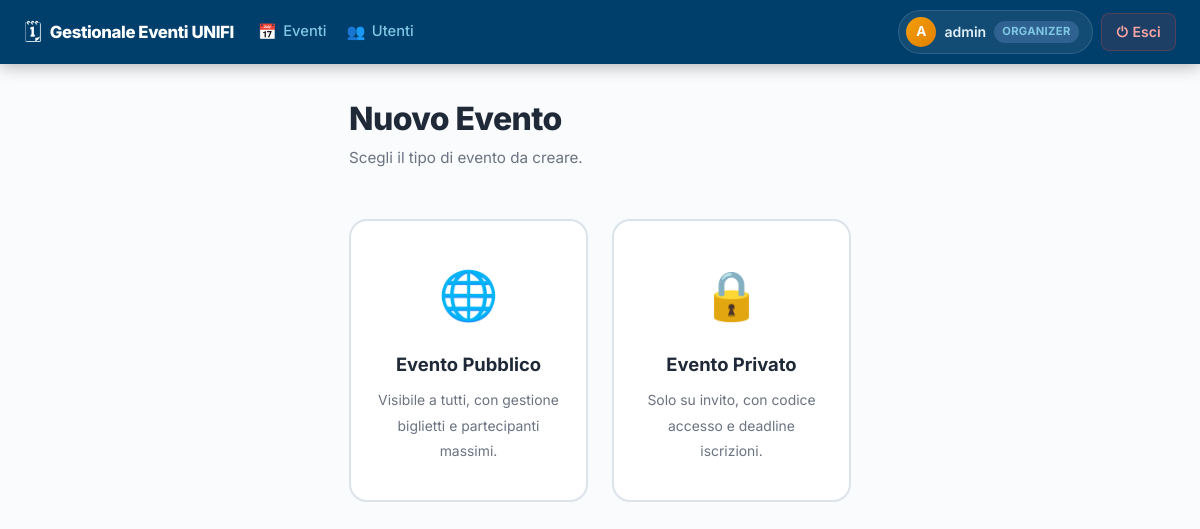
The app's page /crea/ (signed in) with its own data.
### users/models.py (models this page shows, shortened)
class CustomUser(AbstractUser):
    RUOLO_CHOICES = [
        ('ORGANIZER', 'Organizzatore'),
        ('ATTENDEE', 'Partecipante'),
    ]
    ruolo = models.CharField(max_length=20, choices=RUOLO_CHOICES, default='ATTENDEE')
    telefono = models.CharField(max_length=15, blank=True, null=True)
    organizer_attivo = models.BooleanField(default=True)

### events/views.py (the view)
# urls.py: path('crea/', EventTypeSelectorView.as_view(), name='crea_evento'),
class EventTypeSelectorView(LoginRequiredMixin, UserPassesTestMixin, TemplateView):
    template_name = 'events/scegli_tipo_evento.html'
    def test_func(self):
        return self.request.user.ruolo == 'ORGANIZER' or self.request.user.is_superuser

### events/templates/events/scegli_tipo_evento.html (shortened to what this page needs)
{% extends 'events/base.html' %}
{% block content %}
<div class="container">
    <div class="row justify-content-center">
        <div class="col-12 col-md-8 col-lg-6">
            <div class="page-header">
                <div>
                    <h1 class="page-title">Nuovo Evento</h1>
                    <p class="page-subtitle">Scegli il tipo di evento da creare.</p>
                </div>
            </div>
            <div class="row g-4">
                <div class="col-sm-6">
                    <a href="{% url 'crea_evento_pubblico' %}" class="tipo-evento-card">
                        <span class="tipo-icon">🌐</span>
                        <span class="tipo-label">Evento Pubblico</span>
                        <span class="tipo-desc">Visibile a tutti, con gestione biglietti e partecipanti massimi.</span>
                    </a>
                </div>
                <div class="col-sm-6">
                    <a href="{% url 'crea_evento_privato' %}" class="tipo-evento-card">
                        <span class="tipo-icon">🔒</span>
                        <span class="tipo-label">Evento Privato</span>
                        <span class="tipo-desc">Solo su invito, con codice accesso e deadline iscrizioni.</span>
                    </a>
                </div>
            </div>
        </div>
    </div>
</div>
{% endblock %}

### events/templates/events/base.html (shortened to what this page needs)
{% load static %}
<!DOCTYPE html>
<html lang="it">
<head>
    <link href="https://cdn.jsdelivr.net/npm/bootstrap@5.3.3/dist/css/bootstrap.min.css" rel="stylesheet">
    <link rel="stylesheet" href="https://cdn.jsdelivr.net/npm/bootstrap-icons@1.11.3/font/bootstrap-icons.min.css">
    <link rel="stylesheet" href="{% static 'events/css/style.css' %}?v=3">
</head>
<body>
    <nav class="navbar navbar-expand-md navbar-dark fixed-top px-3 px-md-4" id="main-navbar">
        <div class="navbar-brand d-flex align-items-center gap-2">
            <span class="navbar-logo">🗓</span>
            <span class="navbar-title">Gestionale Eventi UNIFI</span>
        </div>
        <div class="collapse navbar-collapse" id="navbarContent">
            <ul class="navbar-nav me-auto gap-1 mt-2 mt-md-0">
                <li class="nav-item">
                    <a href="{% url 'lista_eventi' %}" class="nav-link {% block nav_active_eventi %}{% endblock %}">
                        <span class="nav-icon">📅</span> Eventi
                    </a>
                </li>
                <li class="nav-item">
                    <a href="{% url 'lista_utenti' %}" class="nav-link {% block nav_active_utenti %}{% endblock %}">
                        <span class="nav-icon">👥</span> Utenti
                    </a>
                </li>
            </ul>
            <div class="d-flex align-items-center gap-2 mt-3 mt-md-0 mb-2 mb-md-0">
                <a href="{% url 'dettaglio_profilo' user.pk %}" class="nav-user-badge" id="nav-profile-link">
                    <span class="nav-avatar">{{ user.username|slice:":1"|upper }}</span>
                    <span class="nav-username">{{ user.username }}</span>
                    <span class="nav-role-chip">{{ user.ruolo }}</span>
                </a>
                <form action="{% url 'logout' %}" method="post" class="m-0">
                    <button type="submit" class="nav-logout-btn" id="nav-logout-btn">
                        <span>⏻</span> Esci
                    </button>
                </form>
            </div>
        </div>
    </nav>
    <div class="page-wrapper">
        {% block content %}{% endblock %}
    </div>
</body>
</html>

### events/static/events/css/style.css (style rules this page uses)
:root { --bg-body: #FAFBFC; --bg-card: #FFFFFF; --color-primary: #005B96; --color-primary-hover: #00467A; --color-primary-light: #EAF4FB; --color-primary-rgb: 0, 91, 150; --color-gold: #F59E0B; --color-gold-hover: #D97706; --color-gold-light: #FEF3C7; --color-success: #10B981; --color-success-hover: #059669; --color-success-light: #D1FAE5; --color-danger: #EF4444; --color-danger-hover: #DC2626; --color-danger-light: #FEE2E2; --color-warning: #F59E0B; --color-warning-light: #FEF3C7; --color-info-light: #EAF4FB; --text-primary: #1F2937; --text-secondary: #6B7280; --text-muted: #9CA3AF; --nav-bg: #003F6B; --nav-bg-open: #002E50; --nav-height: 64px; --border-color: #DCE3EA; --radius-sm: 8px; --radius-md: 12px; --radius-lg: 18px; --radius-xl: 24px; --shadow-sm: 0 1px 4px rgba(0, 91, 150, .06), 0 1px 2px rgba(0, 0, 0, .04); --shadow-md: 0 4px 20px rgba(0, 91, 150, .10), 0 2px 6px rgba(0, 0, 0, .04); --shadow-lg: 0 16px 48px rgba(0, 91, 150, .16), 0 4px 16px rgba(0, 0, 0, .06); }
*, *::before, *::after { box-sizing: border-box; margin: 0; padding: 0; }
body { font-family: 'Inter', system-ui, sans-serif; background: var(--bg-body); color: var(--text-primary); line-height: 1.6; padding-top: var(--nav-height); -webkit-font-smoothing: antialiased; }
.navbar { min-height: var(--nav-height); background: var(--nav-bg); box-shadow: 0 2px 16px rgba(0, 0, 0, .3); }
.navbar-logo { font-size: 1.35rem; }
.navbar-title { font-size: 1.05rem; font-weight: 800; color: #fff; letter-spacing: -.4px; }
.navbar .nav-link { display: flex; align-items: center; gap: .4rem; border-radius: var(--radius-sm); color: #7EC8E3; font-weight: 500; font-size: .92rem; padding: .45rem .8rem; transition: color .2s, background-color .2s; }
.nav-icon { font-size: .95rem; }
.nav-user-badge { display: flex; align-items: center; gap: .5rem; padding: .35rem .85rem .35rem .45rem; border-radius: 999px; background: rgba(255, 255, 255, .07); text-decoration: none; transition: background-color .2s; border: 1px solid rgba(255, 255, 255, .12); }
.nav-avatar { width: 30px; height: 30px; border-radius: 50%; background: linear-gradient(135deg, var(--color-gold), #E08000); color: #fff; font-weight: 700; font-size: .85rem; display: flex; align-items: center; justify-content: center; flex-shrink: 0; }
.nav-username { color: #E0EFF8; font-weight: 600; font-size: .88rem; }
.nav-role-chip { background: rgba(165, 180, 252, .2); color: #7EC8E3; font-size: .7rem; font-weight: 700; padding: .12rem .5rem; border-radius: 999px; letter-spacing: .3px; text-transform: uppercase; }
.nav-logout-btn { display: flex; align-items: center; gap: .3rem; padding: .4rem .9rem; background: rgba(239, 68, 68, .12); border: 1px solid rgba(239, 68, 68, .25); border-radius: var(--radius-sm); color: #FCA5A5; font-weight: 600; font-size: .88rem; cursor: pointer; transition: background-color .2s, color .2s; }
.page-wrapper { max-width: 1100px; margin: 0 auto; padding: 36px 24px; }
.page-header { display: flex; align-items: center; justify-content: space-between; margin-bottom: 32px; flex-wrap: wrap; gap: 12px; }
.page-title { font-size: 2rem; font-weight: 800; color: var(--text-primary); letter-spacing: -.6px; line-height: 1.2; }
.page-subtitle { font-size: .95rem; color: var(--text-secondary); margin-top: 4px; }
.tipo-evento-card { display: block; text-decoration: none; background: var(--bg-card); border-radius: var(--radius-lg); border: 2px solid var(--border-color); padding: 36px 24px; text-align: center; height: 100%; transition: border-color .2s, transform .2s, box-shadow .2s; }
.tipo-evento-card .tipo-icon { font-size: 3rem; display: block; margin-bottom: 16px; }
.tipo-evento-card .tipo-label { font-size: 1.15rem; font-weight: 700; color: var(--text-primary); margin-bottom: 8px; display: block; }
.tipo-evento-card .tipo-desc { font-size: .87rem; color: var(--text-secondary); line-height: 1.55; }
h1 { font-size: 2rem; font-weight: 800; letter-spacing: -.5px; }

### records on screen
CustomUser: username "A", username "admin", ruolo "ORGANIZER"
